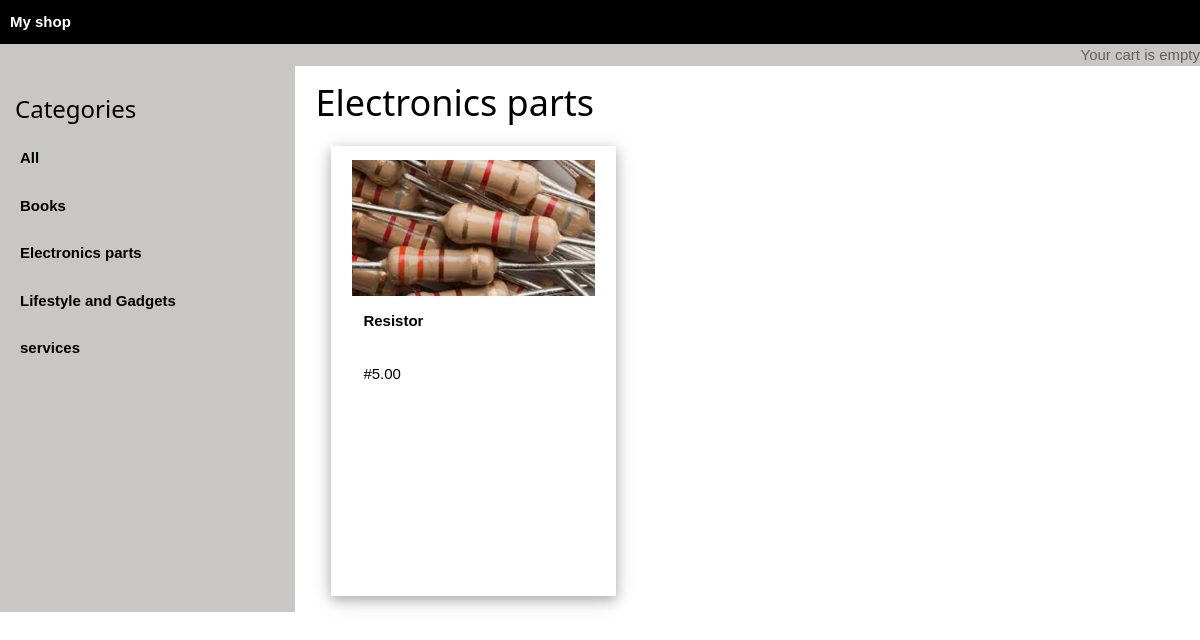
The page /electronics-parts/ on the database its author committed.
### shop/models.py (models this page shows, shortened)
class Category(models.Model):
    name = models.CharField(max_length=200, db_index=True)
    slug = models.SlugField(max_length=200, unique=True)
    class Meta:
        ordering = ('name',)
        verbose_name = 'category'
        verbose_name_plural = 'categories'
    def get_absolute_url(self):
        return reverse('shop:product_list_by_category', args =[self.slug])

class Product(models.Model):
    CURRENCY_CHOICES = ( ('#','naira'),)
    category = models.ForeignKey(Category, related_name='products',
                                    on_delete=models.CASCADE)
    name = models.CharField(max_length=200, db_index=True)
    slug = models.SlugField(max_length=200, db_index=True)
    image = models.ImageField(upload_to='products/%Y/%m/%d',blank=True)
    desc = models.TextField(blank=True)
    price = models.DecimalField(max_digits=12, decimal_places=2)
    currency = models.CharField(max_length=10,choices=CURRENCY_CHOICES, default='naira')
    available = models.BooleanField(default=True)
    created = models.DateTimeField(auto_now_add=True)
    updated = models.DateTimeField(auto_now=True)
    class Meta:
        ordering = ('name', 'price')
        index_together = (('id','slug'),)
    def get_absolute_url(self):
        return reverse('shop:product_detail', args =[self.id, self.slug])

### shop/views.py (the view)
# urls.py: path('', views.product_list, name='product_list'),
def product_list(request, category_slug=None):
    category = None
    categories = Category.objects.all()
    products = Product.objects.filter(available = True)
    if category_slug:
        category = get_object_or_404(Category, slug = category_slug)
        products = products.filter(category = category)
    return render(request, 'shop/list.html',
                                {'category':category,
                                'categories':categories,
                                'products':products}
                )

### cart/cart.py (called while the page is built)
    def __len__(self):
        return sum(item['quantity'] for item in self.cart.values())

### cart/context_processors.py (called while the page is built)
def cart(request):
    return {'cart': Cart(request)}

### templates/shop/list.html (shortened to what this page needs)
{% extends "shop/base.html" %}
{% load static %}
{% block content %}
<div id="sidebar" class="">
    <h3 class="w3-bar-item">Categories</h3>
    <div class="">
        <p {% if not category %}class="selected" {% endif %}>
            <a href="{% url 'shop:product_list' %}">All</a>
        </p>
        {% for c in categories %}
        <p {% if category.slug == c.slug %}class="selected" {% endif %}>
            <a href="{{ c.get_absolute_url }}">{{ c.name }}</a>
        </p>
        {% endfor %}
    </div>
</div>
<div id="main" class="">
    <h1>{% if category %}
        {{ category.name }}
        {% else %}
        Products
        {% endif %}
    </h1>
    <div class=" w3-row w3-margin ">
        {% for product in products %}
        <div class=" w3-col s10 m5 l4 w3-card-4 item w3-padding ">
            <a href="{{ product.get_absolute_url }}">
                <img src="{% if product.image %}{{ product.image.url }}{% else %}{% static 'img/noimage.png' %}{% endif %}"
                    class="w3-image">
            </a>
            <a class="w3-button w3-text" href="{{ product.get_absolute_url }}">{{ product.name|truncatewords_html:3 }}
            </a>
            <br>
            <p class="w3-padding">{{product.currency}}{{ product.price }}</p>
        </div>
        {% endfor %}
    </div>
</div>
{% endblock %}

### static/css/base.css (style rules this page uses)
* { box-sizing: border-box; }
img { height: 300px; }
body { background-color: white; color: black; }
a { text-decoration: none; font-weight: bold; display: block; padding: 5px; margin-top: 1px; }
#sidebar { left: 0; width: 25%; background-color: rgb(201, 198, 198); display: block; padding: 15px; margin-right: 20px; overflow: hidden; }
#main { right: 0; width: 75%; }
.item { width: 350px; height: 450px; }

### static/css/w3.css (style rules this page uses)
*,*:before,*:after { box-sizing:inherit }
html { -ms-text-size-adjust:100%;-webkit-text-size-adjust:100% }
body { margin:0 }
a { background-color:transparent }
img { border-style:none }
html,body { font-family:Verdana,sans-serif;font-size:15px;line-height:1.5 }
html { overflow-x:hidden }
h1 { font-size:36px }
h3 { font-size:24px }
h1,h2,h3,h4,h5,h6 { font-family:"Segoe UI",Arial,sans-serif;font-weight:400;margin:10px 0 }
.w3-image { max-width:100%;height:auto }
img { vertical-align:middle }
a { color:inherit }
.w3-btn,.w3-button { border:none;display:inline-block;padding:8px 16px;vertical-align:middle;overflow:hidden;text-decoration:none;color:inherit;background-color:inherit;text-align:center;cursor:pointer;white-space:nowrap }
.w3-btn,.w3-button { -webkit-touch-callout:none;-webkit-user-select:none;-khtml-user-select:none;-moz-user-select:none;-ms-user-select:none;user-select:none }
.w3-main,#main { transition:margin-left .4s }
.w3-container:after,.w3-container:before,.w3-panel:after,.w3-panel:before,.w3-row:after,.w3-row:before,.w3-row-padding:after,.w3-row-padding:before, .w3-cell-row:before,.w3-cell-row:after,.w3-clear:after,.w3-clear:before,.w3-bar:before,.w3-bar:after { content:"";display:table;clear:both }
.w3-col,.w3-half,.w3-third,.w3-twothird,.w3-threequarter,.w3-quarter { float:left;width:100% }
.w3-col.s10 { width:83.33333% }
@media (min-width:601px) { .w3-col.m5 { width:41.66666% } }
@media (min-width:993px) { .w3-col.l4 { width:33.33333% } }
.w3-card-4,.w3-hover-shadow:hover { box-shadow:0 4px 10px 0 rgba(0,0,0,0.2),0 4px 20px 0 rgba(0,0,0,0.19) }
.w3-margin { margin:16px!important }
.w3-padding { padding:8px 16px!important }

### rows shown on the page
Category: name "Books"
Category: name "Electronics parts"
Category: name "Lifestyle and Gadgets"
Category: name "services"
Product: image (picture), name "Resistor", currency "#", price "5.00"
